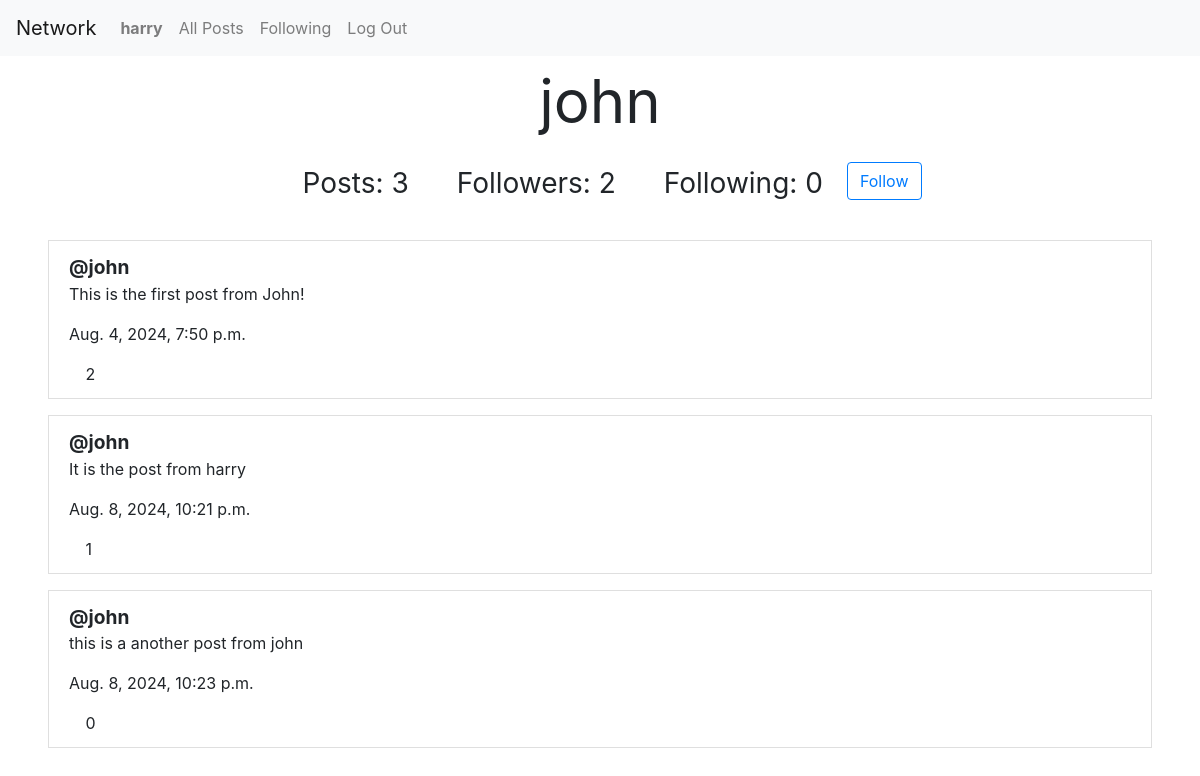
Screenshot of /profile/3 (signed in) with the database file from the repository.
### network/models.py (models this page shows, shortened)
class User(AbstractUser):
    pass

class New_post(models.Model):
    poster = models.ForeignKey(User, on_delete=models.CASCADE, blank=True, related_name="post_by_user")
    content = models.CharField(max_length=200)
    posted_at = models.DateTimeField(blank=True)
    likes = models.ManyToManyField(User, blank=True, related_name="likes_on_a_post", null=True)
    likes_count = models.IntegerField(default=0, blank=True)

### network/views.py (the view)
# urls.py: path('profile/<int:user_id>', views.view_profile, name="users_profile"),
@login_required
def view_profile(request, user_id):
    user_instance = User.objects.filter(pk=user_id).first()
    user_posts = user_instance.post_by_user.all()
    paginator = Paginator(user_posts, 10)
    page_number = request.GET.get('page')
    page_obj = paginator.get_page(page_number)
    followers = user_instance.who_follow_users.all()
    following = user_instance.whom_user_is_following.all()
    is_follow = False
    current_user = request.user
    for each_following in current_user.whom_user_is_following.all():
        if user_instance == each_following.following:
            is_follow = True
            break
    return render(request, 'network/profile.html', {
        'posts_count': len(user_posts),
        "posts": page_obj,
        "user":user_instance,
        "btn": True if user_instance != request.user else False,
        "followers": len(followers),
        "following": len(following),
        'is_follow': is_follow,
        })

### network/templates/network/profile.html (shortened to what this page needs)
{% extends 'network/layout.html' %}
{% load static %}
{% block body %}
    <div class="h-100 w-100 m-auto">
        <div>
            <p class="px-4 text-center" style="font-size: 60px;">{{ user.username }}</p>
            <div class="d-flex justify-content-center m-3">
                <p class="mx-4" style="font-size: 28px;">Posts: {{ posts_count }}</p>
                <p class="mx-4" style="font-size: 28px;" id="followers">Followers: {{ followers }}</p>
                <p class="mx-4" style="font-size: 28px;">Following: {{ following }}</p>
                {% if user.is_authenticated %}
                    {% if btn %}
                        <span id="button" class="d-flex align-items-center mb-4">
                            {% if is_follow %}
                            <button class="btn btn-outline-primary" id="follow-btn" onclick="is_follow('{{ user.id }}')">Unfollow</button>
                            {% else %}
                            <button class="btn btn-outline-primary" id="follow-btn" onclick="is_follow('{{user.id}}')">Follow</button>
                            {% endif %}
                        </span>
                    {% endif %}
                {% endif %}
            </div>
        </div>
        <div id="all-user-posts">
             {% for post in posts %}
            <div class="list-group-item mx-5 my-3">
                <b><big>
                    @{{ post.poster}}
                </big></b>
                <p id="content-{{ post.id }}">{{ post.content }}</p>
                <p>{{ post.posted_at }}</p>
                <button style="background-color: transparent; border:none;" class="like-btn" id="btn-{{ post.id }}"></button>
                <span id="count-{{ post.id }}">{{ post.likes_count }}</span>
                <br/>
            </div>
            {% endfor %}
        </div>
    </div>
{% endblock %}

### network/templates/network/layout.html (shortened to what this page needs)
{% load static %}
<!DOCTYPE html>
<html lang="en">
    <head>
        <link rel="stylesheet" href="https://stackpath.bootstrapcdn.com/bootstrap/4.4.1/css/bootstrap.min.css">
        <link href="{% static 'network/styles.css' %}" rel="stylesheet">
    </head>
    <body>
        <nav class="navbar navbar-expand-lg navbar-light bg-light">
            <a class="navbar-brand" href="{% url 'index' %}">Network</a>
            <div>
              <ul class="navbar-nav mr-auto">
                {% if user.is_authenticated %}
                    <li class="nav-item">
                        <a class="nav-link" href="{% url 'users_profile' request.user.id %}"><strong>{{ request.user }}</strong></a>
                    </li>
                {% endif %}
                <li class="nav-item">
                  <a class="nav-link" href="{% url 'index' %}">All Posts</a>
                </li>
                {% if user.is_authenticated %}
                    <li class="nav-item">
                        <a class="nav-link" href="{% url 'following_post' %}">Following</a>
                    </li>
                    <li class="nav-item">
                        <a class="nav-link" href="{% url 'logout' %}">Log Out</a>
                    </li>
                {% endif %}
              </ul>
            </div>
          </nav>
        <div class="body">
            {% block body %}
            {% endblock %}
        </div>
    </body>
</html>

### rows the page displays
User: user "harry"
User: username "john"
New_post: poster "john", content "This is the first post from John!", posted_at "Aug. 4, 2024, 7:50 p.m.", likes_count "2"
New_post: poster "john", content "It is the post from harry", posted_at "Aug. 8, 2024, 10:21 p.m.", likes_count "1"
New_post: poster "john", content "this is a another post from john", posted_at "Aug. 8, 2024, 10:23 p.m.", likes_count "0"

### other values shown
{{ posts_count }} "3"
{{ followers }} "2"
{{ following }} "0"
